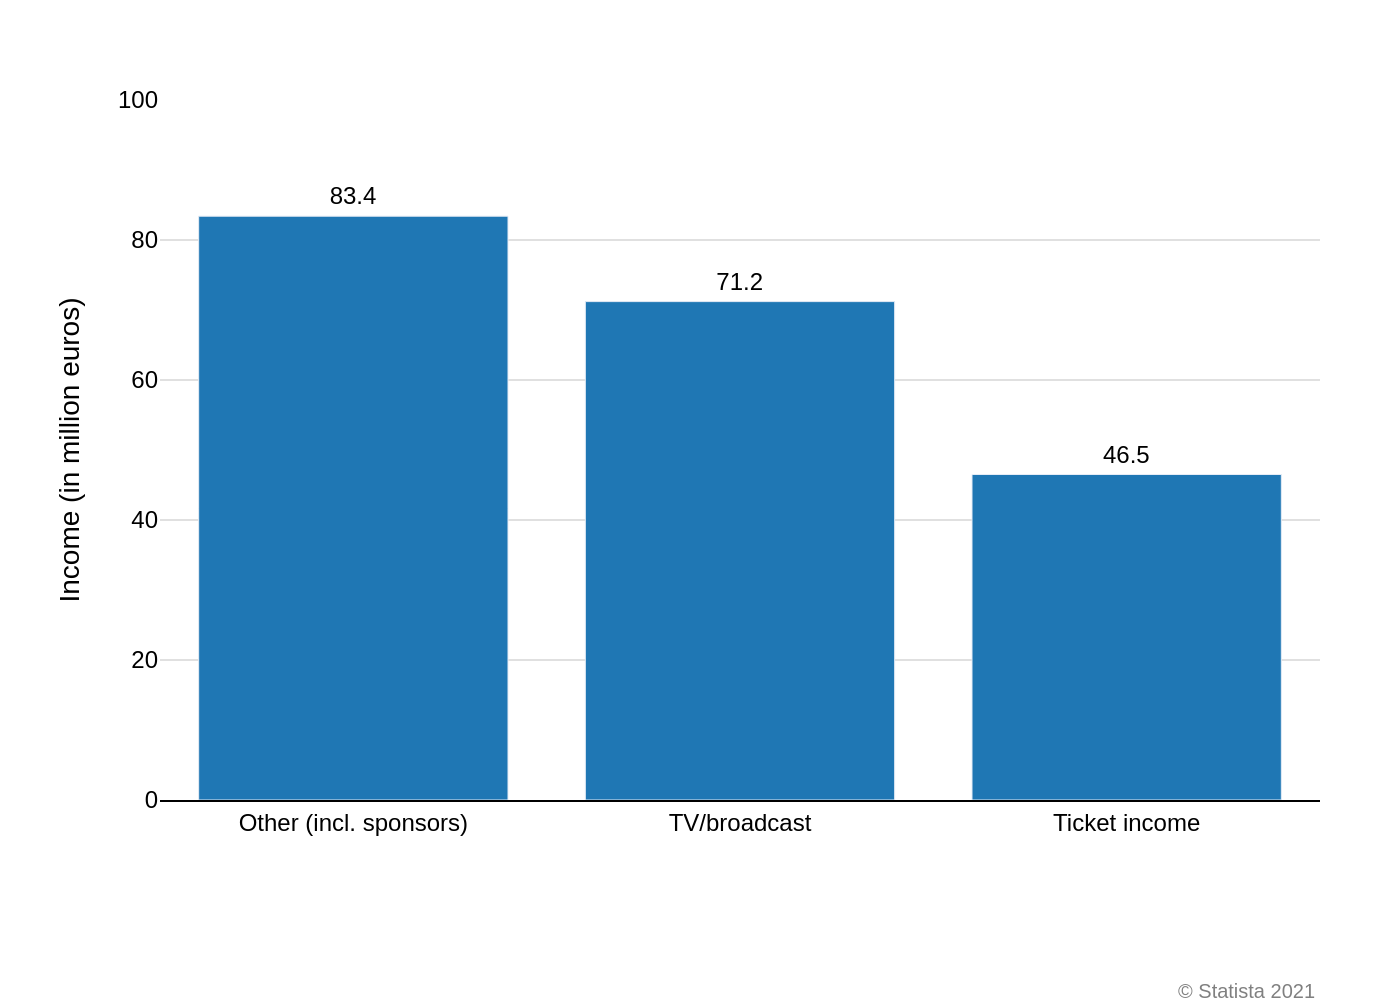

Here is the Python script that generated this plot:
import sys
import json
import plotly.graph_objects as go
import pathlib

if len(sys.argv) != 2:
    print("Usage: python <script_name>.py <json_file_path>")
    sys.exit(1)

json_path = sys.argv[1]

try:
    with open(json_path, 'r', encoding='utf-8') as f:
        chart_info = json.load(f)
except (FileNotFoundError, json.JSONDecodeError) as e:
    print(f"Error reading JSON file: {e}")
    sys.exit(1)

data = chart_info['chart_data']
texts = chart_info['texts']
colors = chart_info['colors']

categories = [item['category'] for item in data]
values = [item['value'] for item in data]

fig = go.Figure()

fig.add_trace(go.Bar(
    x=categories,
    y=values,
    text=[f'{v:.1f}' for v in values],
    textposition='outside',
    marker_color=colors[0],
    textfont=dict(family="Arial", size=12, color='black'),
    cliponaxis=False
))

title_text = ""
if texts.get("title"):
    title_text += f'<b>{texts["title"]}</b>'
if texts.get("subtitle"):
    title_text += f'<br><i>{texts["subtitle"]}</i>' if title_text else f'<i>{texts["subtitle"]}</i>'

source_text = ""
if texts.get("source"):
    source_text += texts["source"]
if texts.get("note"):
    source_text += f'<br>{texts["note"]}' if source_text else texts["note"]

fig.update_layout(
    title_text=title_text if title_text else None,
    title_x=0.05,
    xaxis_title=texts.get('x_axis_title'),
    yaxis_title=texts.get('y_axis_title'),
    font=dict(family="Arial", size=12, color='black'),
    plot_bgcolor='white',
    showlegend=False,
    margin=dict(l=80, r=40, t=50, b=100),
    xaxis=dict(
        showline=True,
        linecolor='black',
        linewidth=1,
        tickfont=dict(family="Arial")
    ),
    yaxis=dict(
        range=[0, 100],
        showgrid=True,
        gridcolor='#e0e0e0',
        zeroline=False,
        showline=False
    )
)

if source_text:
    fig.add_annotation(
        text=source_text,
        showarrow=False,
        xref="paper", yref="paper",
        x=1.0, y=-0.25,
        xanchor='right', yanchor='top',
        align='right',
        font=dict(family="Arial", size=10, color='grey')
    )

output_path = pathlib.Path(json_path)
output_filename = output_path.with_suffix(".png")

fig.write_image(output_filename, scale=2)

print(f"Chart saved to {output_filename}")
